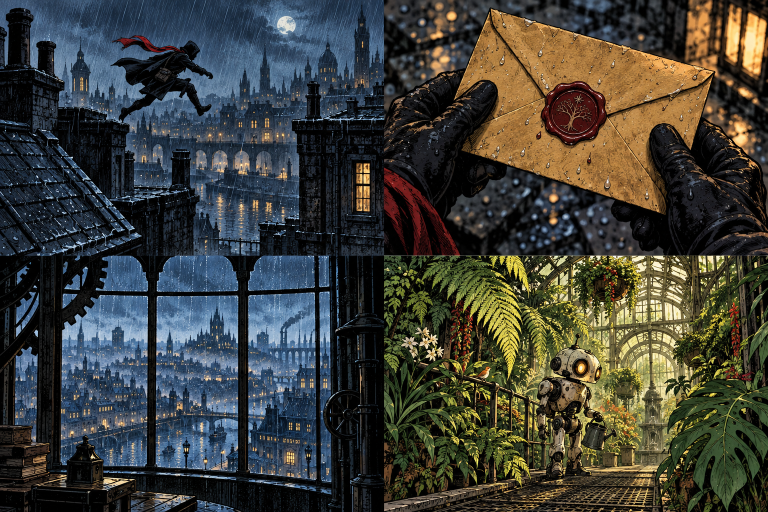
#> input picture scripts/film-art/story-atlas-a.png, 1536 x 1024 px (shown at 1/2 size)
$ python render_flythrough.py out.png
#> lines starting #> are read from the running program, lines starting #| are printed output that depends on the picture
"""Render Chika's original comic-page camera flight into a seekable MP4.

The art is stored as two 2x2 atlases beside this script. Each plane has its own
scene and fixed position in the corridor; scrolling through the resulting film
therefore always moves the camera past different physical pages.
"""

from __future__ import annotations

import argparse
import math
import subprocess
from pathlib import Path

from PIL import Image, ImageDraw


ROOT = Path(__file__).resolve().parent
ATLAS_DIR = ROOT / "film-art"
PANELS = [
    ("story-atlas-a.png", 0, 16, 3.5, -0.5, -3),  # rainy rooftop
    ("story-atlas-a.png", 1, 30, -3.6, 0.2, 3),  # envelope
    ("story-atlas-b.png", 0, 44, 3.4, 0.9, -4),  # railway station
    ("story-atlas-b.png", 1, 58, -3.8, -0.9, 4),  # map
    ("story-atlas-a.png", 2, 72, 3.7, 0.0, -2),  # city window
    ("story-atlas-b.png", 2, 86, -3.5, 0.6, 2),  # glass bridge
    ("story-atlas-a.png", 3, 100, 3.2, -0.5, -3),  # robot's greenhouse
    ("story-atlas-b.png", 3, 119, 0.3, 0.0, 0),  # courier meets robot
]


def source_panels() -> list[Image.Image]:
    atlases: dict[str, Image.Image] = {}
    result = []
    for filename, quadrant, *_ in PANELS:
        if filename not in atlases:
            atlases[filename] = Image.open(ATLAS_DIR / filename).convert("RGB")
        atlas = atlases[filename]
#> atlas is the input picture: PIL image 1536x1024 RGB; mean R, G, B 62.7, 63.6, 57.4
        half_w, half_h = atlas.width // 2, atlas.height // 2
#> half_w = 768; half_h = 512
        x, y = quadrant % 2 * half_w, quadrant // 2 * half_h
#> x = 0; y = 0
        art = atlas.crop((x, y, x + half_w, y + half_h))
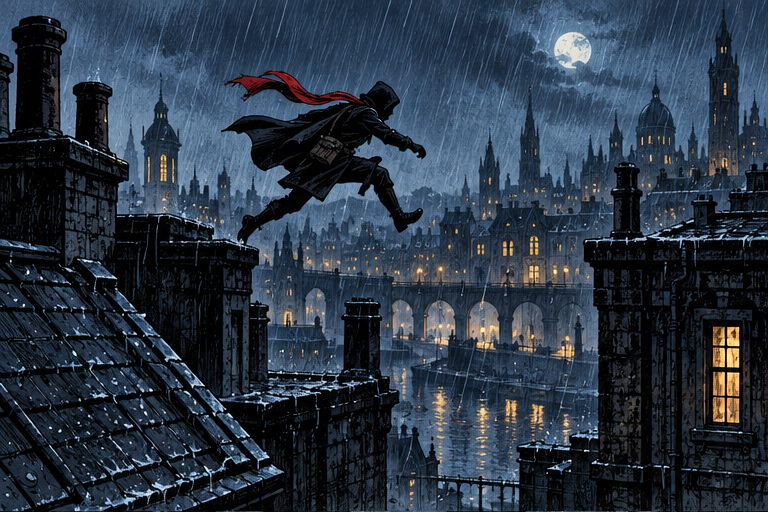
#> art: PIL image 768x512 RGB; mean R, G, B 42.7, 54.9, 68.8
        surface = Image.new("RGB", (half_w + 42, half_h + 58), "#e9dec7")
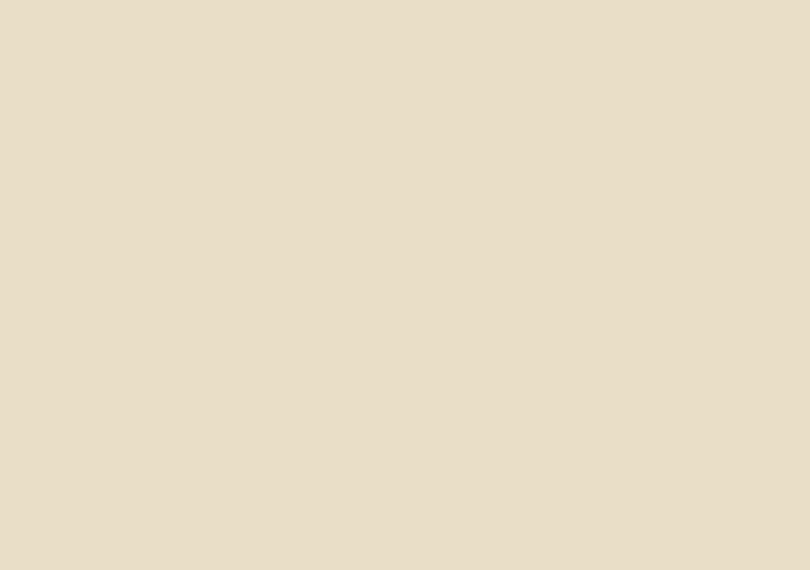
#> surface: PIL image 810x570 RGB; mean R, G, B 233, 222, 199
        surface.paste(art, (21, 21))
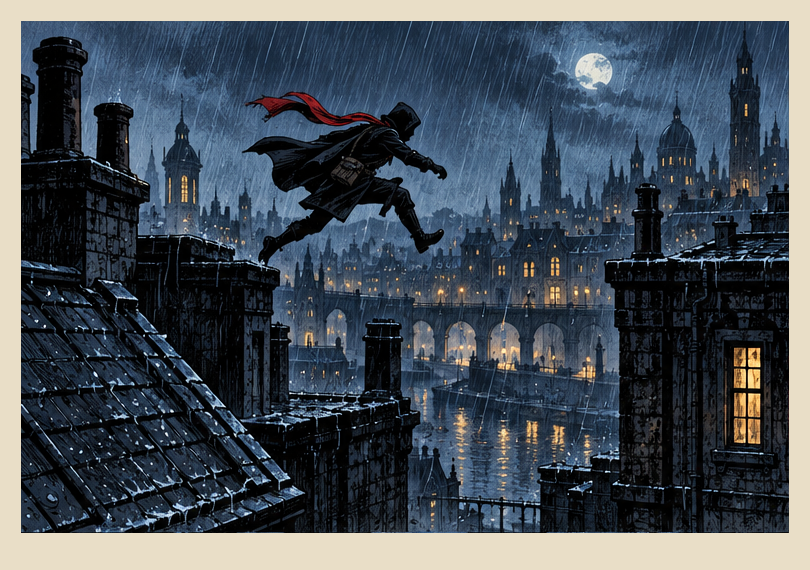
#> surface: PIL image 810x570 RGB; mean R, G, B 71, 79.7, 88.1
#> pass 3 of the loop in source_panels, `for filename, quadrant, *_ in PANELS:`:
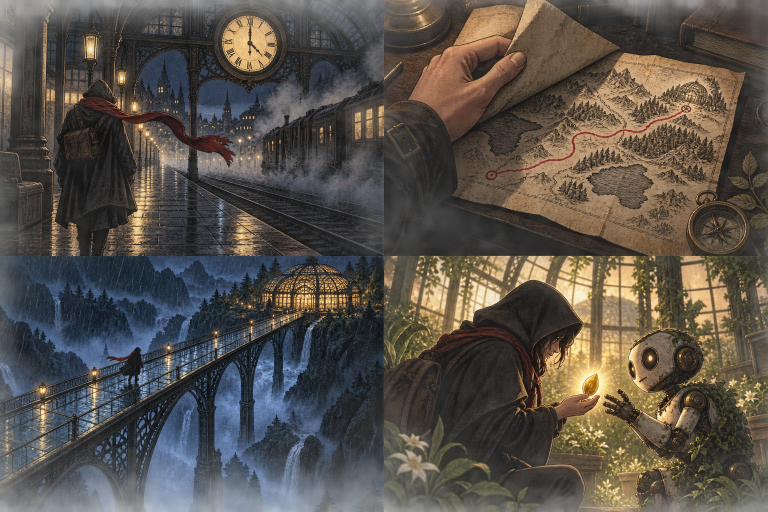
#> input picture scripts/film-art/story-atlas-b.png, 1536 x 1024 px (shown at 1/2 size)
#> in source_panels, `art = atlas.crop((x, y, x + half_w, y + half_h))`:
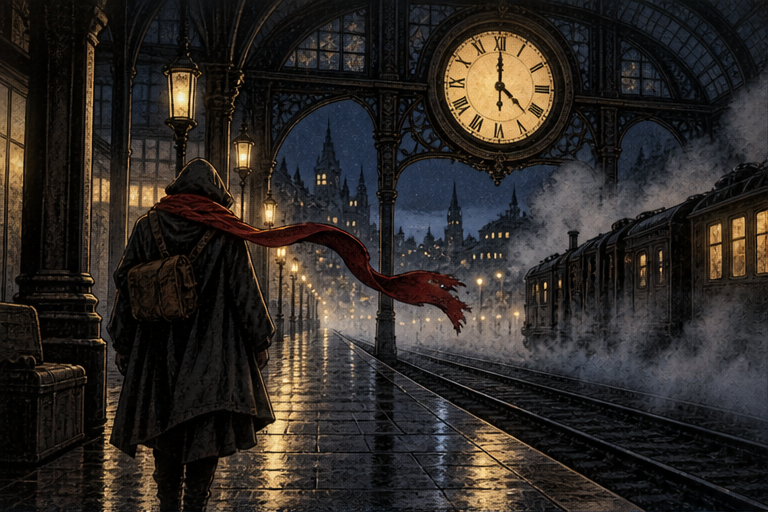
#> art: PIL image 768x512 RGB; mean R, G, B 46.3, 41.3, 37.9
#> in source_panels, `surface.paste(art, (21, 21))`:
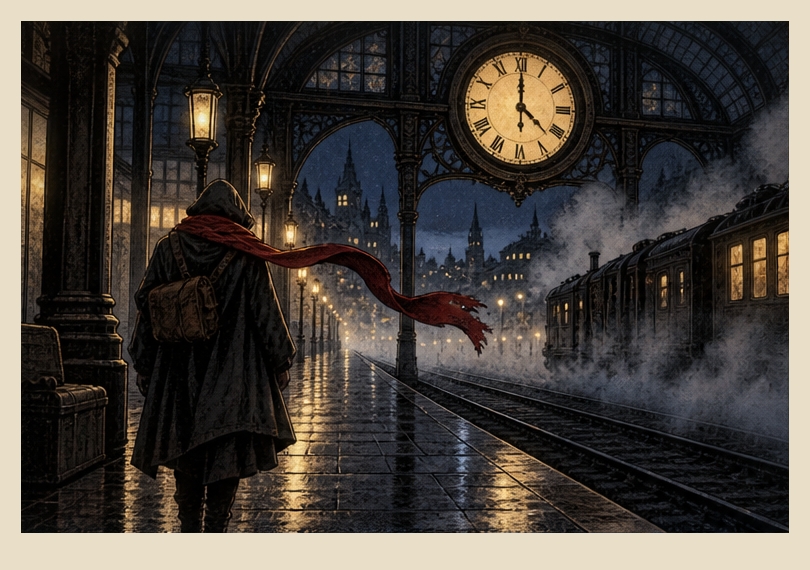
#> surface: PIL image 810x570 RGB; mean R, G, B 74, 68.1, 61.8
#> the loop made 8 passes; the first 3 are shown
        draw = ImageDraw.Draw(surface)
        draw.rectangle((20, 20, half_w + 21, half_h + 21), outline="#271c1b", width=3)
        draw.line((21, half_h + 39, half_w + 20, half_h + 39), fill="#a99b86", width=2)
        result.append(surface)
    return result


def camera_position(t: float) -> float:
    """Equal scroll movement always produces equal forward travel."""
    return t * 115


# [97 lines left out: functions solve_perspective, draw_frame, not called in this run]


def main() -> None:
    parser = argparse.ArgumentParser()
    parser.add_argument("output", type=Path)
    parser.add_argument("--width", type=int, default=1280)
    parser.add_argument("--height", type=int, default=720)
    parser.add_argument("--fps", type=int, default=24)
    parser.add_argument("--seconds", type=float, default=8.0)
    args = parser.parse_args()
    args.output.parent.mkdir(parents=True, exist_ok=True)
    art = source_panels()
    command = [
        "ffmpeg", "-y", "-loglevel", "error", "-f", "rawvideo", "-pix_fmt", "rgb24",
        "-s", f"{args.width}x{args.height}", "-r", str(args.fps), "-i", "-",
        "-an", "-c:v", "libx264", "-preset", "medium", "-crf", "19",
        "-pix_fmt", "yuv420p", "-g", "6", "-keyint_min", "6", "-sc_threshold", "0",
        "-movflags", "+faststart", str(args.output),
    ]
#> (the run stopped early here; a loop or call above may not have finished)
